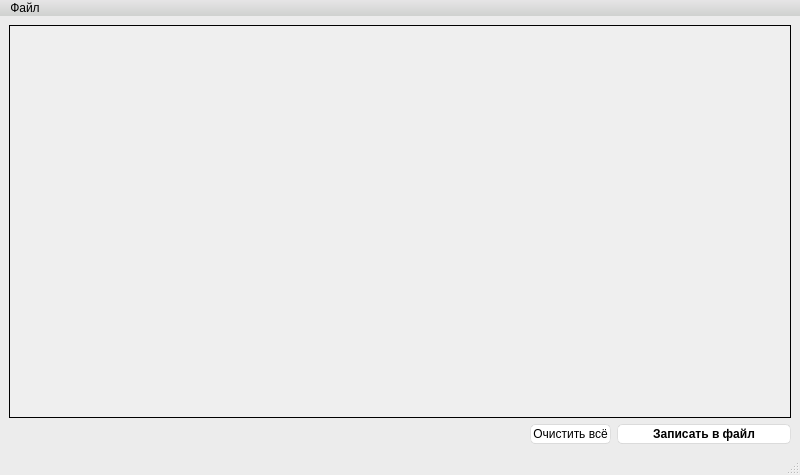
<?xml version="1.0" encoding="UTF-8"?>
<ui version="4.0">
 <class>InfoWindow</class>
 <widget class="QMainWindow" name="InfoWindow">
  <property name="geometry">
   <rect>
    <x>0</x>
    <y>0</y>
    <width>800</width>
    <height>475</height>
   </rect>
  </property>
  <property name="windowTitle">
   <string>MainWindow</string>
  </property>
  <property name="styleSheet">
   <string notr="true">QMainWindow {
	background-color:#ececec;
}
QTextEdit {
	border-width: 1px;
	border-style: solid;
	border-color: qlineargradient(spread:pad, x1:0.5, y1:1, x2:0.5, y2:0, stop:0 rgba(0, 113, 255, 255), stop:1 rgba(91, 171, 252, 255));
}
QPlainTextEdit {
	border-width: 1px;
	border-style: solid;
	border-color: qlineargradient(spread:pad, x1:0.5, y1:1, x2:0.5, y2:0, stop:0 rgba(0, 113, 255, 255), stop:1 rgba(91, 171, 252, 255));
}
QToolButton {
	border-style: solid;
	border-top-color: qlineargradient(spread:pad, x1:0.5, y1:1, x2:0.5, y2:0, stop:0 rgb(215, 215, 215), stop:1 rgb(222, 222, 222));
	border-right-color: qlineargradient(spread:pad, x1:0, y1:0.5, x2:1, y2:0.5, stop:0 rgb(217, 217, 217), stop:1 rgb(227, 227, 227));
	border-left-color: qlineargradient(spread:pad, x1:0, y1:0.5, x2:1, y2:0.5, stop:0 rgb(227, 227, 227), stop:1 rgb(217, 217, 217));
	border-bottom-color: qlineargradient(spread:pad, x1:0.5, y1:1, x2:0.5, y2:0, stop:0 rgb(215, 215, 215), stop:1 rgb(222, 222, 222));
	border-width: 1px;
	border-radius: 5px;
	color: rgb(0,0,0);
	padding: 2px;
	background-color: rgb(255,255,255);
}
QToolButton:hover{
	border-style: solid;
	border-top-color: qlineargradient(spread:pad, x1:0.5, y1:1, x2:0.5, y2:0, stop:0 rgb(195, 195, 195), stop:1 rgb(222, 222, 222));
	border-right-color: qlineargradient(spread:pad, x1:0, y1:0.5, x2:1, y2:0.5, stop:0 rgb(197, 197, 197), stop:1 rgb(227, 227, 227));
	border-left-color: qlineargradient(spread:pad, x1:0, y1:0.5, x2:1, y2:0.5, stop:0 rgb(227, 227, 227), stop:1 rgb(197, 197, 197));
	border-bottom-color: qlineargradient(spread:pad, x1:0.5, y1:1, x2:0.5, y2:0, stop:0 rgb(195, 195, 195), stop:1 rgb(222, 222, 222));
	border-width: 1px;
	border-radius: 5px;
	color: rgb(0,0,0);
	padding: 2px;
	background-color: rgb(255,255,255);
}
QToolButton:pressed{
	border-style: solid;
	border-top-color: qlineargradient(spread:pad, x1:0.5, y1:1, x2:0.5, y2:0, stop:0 rgb(215, 215, 215), stop:1 rgb(222, 222, 222));
	border-right-color: qlineargradient(spread:pad, x1:0, y1:0.5, x2:1, y2:0.5, stop:0 rgb(217, 217, 217), stop:1 rgb(227, 227, 227));
	border-left-color: qlineargradient(spread:pad, x1:0, y1:0.5, x2:1, y2:0.5, stop:0 rgb(227, 227, 227), stop:1 rgb(217, 217, 217));
	border-bottom-color: qlineargradient(spread:pad, x1:0.5, y1:1, x2:0.5, y2:0, stop:0 rgb(215, 215, 215), stop:1 rgb(222, 222, 222));
	border-width: 1px;
	border-radius: 5px;
	color: rgb(0,0,0);
	padding: 2px;
	background-color: rgb(142,142,142);
}
QPushButton{
	border-style: solid;
	border-top-color: qlineargradient(spread:pad, x1:0.5, y1:1, x2:0.5, y2:0, stop:0 rgb(215, 215, 215), stop:1 rgb(222, 222, 222));
	border-right-color: qlineargradient(spread:pad, x1:0, y1:0.5, x2:1, y2:0.5, stop:0 rgb(217, 217, 217), stop:1 rgb(227, 227, 227));
	border-left-color: qlineargradient(spread:pad, x1:0, y1:0.5, x2:1, y2:0.5, stop:0 rgb(227, 227, 227), stop:1 rgb(217, 217, 217));
	border-bottom-color: qlineargradient(spread:pad, x1:0.5, y1:1, x2:0.5, y2:0, stop:0 rgb(215, 215, 215), stop:1 rgb(222, 222, 222));
	border-width: 1px;
	border-radius: 5px;
	color: rgb(0,0,0);
	padding: 2px;
	background-color: rgb(255,255,255);
}
QPushButton::default{
	border-style: solid;
	border-top-color: qlineargradient(spread:pad, x1:0.5, y1:1, x2:0.5, y2:0, stop:0 rgb(215, 215, 215), stop:1 rgb(222, 222, 222));
	border-right-color: qlineargradient(spread:pad, x1:0, y1:0.5, x2:1, y2:0.5, stop:0 rgb(217, 217, 217), stop:1 rgb(227, 227, 227));
	border-left-color: qlineargradient(spread:pad, x1:0, y1:0.5, x2:1, y2:0.5, stop:0 rgb(227, 227, 227), stop:1 rgb(217, 217, 217));
	border-bottom-color: qlineargradient(spread:pad, x1:0.5, y1:1, x2:0.5, y2:0, stop:0 rgb(215, 215, 215), stop:1 rgb(222, 222, 222));
	border-width: 1px;
	border-radius: 5px;
	color: rgb(0,0,0);
	padding: 2px;
	background-color: rgb(255,255,255);
}
QPushButton:hover{
	border-style: solid;
	border-top-color: qlineargradient(spread:pad, x1:0.5, y1:1, x2:0.5, y2:0, stop:0 rgb(195, 195, 195), stop:1 rgb(222, 222, 222));
	border-right-color: qlineargradient(spread:pad, x1:0, y1:0.5, x2:1, y2:0.5, stop:0 rgb(197, 197, 197), stop:1 rgb(227, 227, 227));
	border-left-color: qlineargradient(spread:pad, x1:0, y1:0.5, x2:1, y2:0.5, stop:0 rgb(227, 227, 227), stop:1 rgb(197, 197, 197));
	border-bottom-color: qlineargradient(spread:pad, x1:0.5, y1:1, x2:0.5, y2:0, stop:0 rgb(195, 195, 195), stop:1 rgb(222, 222, 222));
	border-width: 1px;
	border-radius: 5px;
	color: #FFFFFF;
	padding: 2px;
    background-color: qlineargradient(spread:pad, x1:0.5, y1:1, x2:0.5, y2:0, stop:0 rgba(0, 113, 255, 255), stop:1 rgba(91, 171, 252, 255));
}
QPushButton:pressed{
	border-style: solid;
	border-top-color: qlineargradient(spread:pad, x1:0.5, y1:1, x2:0.5, y2:0, stop:0 rgb(215, 215, 215), stop:1 rgb(222, 222, 222));
	border-right-color: qlineargradient(spread:pad, x1:0, y1:0.5, x2:1, y2:0.5, stop:0 rgb(217, 217, 217), stop:1 rgb(227, 227, 227));
	border-left-color: qlineargradient(spread:pad, x1:0, y1:0.5, x2:1, y2:0.5, stop:0 rgb(227, 227, 227), stop:1 rgb(217, 217, 217));
	border-bottom-color: qlineargradient(spread:pad, x1:0.5, y1:1, x2:0.5, y2:0, stop:0 rgb(215, 215, 215), stop:1 rgb(222, 222, 222));
	border-width: 1px;
	border-radius: 5px;
	color: #FFFFFF;
	padding: 2px;
  	background-color: qlineargradient(spread:pad, x1:0.5, y1:1, x2:0.5, y2:0, stop:0 rgba(0, 88, 212, 255), stop:1 rgba(0, 74, 179, 255));
}
QPushButton:disabled{
	border-style: solid;
	border-top-color: qlineargradient(spread:pad, x1:0.5, y1:1, x2:0.5, y2:0, stop:0 rgb(215, 215, 215), stop:1 rgb(222, 222, 222));
	border-right-color: qlineargradient(spread:pad, x1:0, y1:0.5, x2:1, y2:0.5, stop:0 rgb(217, 217, 217), stop:1 rgb(227, 227, 227));
	border-left-color: qlineargradient(spread:pad, x1:0, y1:0.5, x2:1, y2:0.5, stop:0 rgb(227, 227, 227), stop:1 rgb(217, 217, 217));
	border-bottom-color: qlineargradient(spread:pad, x1:0.5, y1:1, x2:0.5, y2:0, stop:0 rgb(215, 215, 215), stop:1 rgb(222, 222, 222));
	border-width: 1px;
	border-radius: 5px;
	color: #808086;
	padding: 2px;
	background-color: rgb(142,142,142);
}
QLineEdit {
	border-width: 1px; border-radius: 4px;
	border-style: solid;
	border-color: qlineargradient(spread:pad, x1:0.5, y1:1, x2:0.5, y2:0, stop:0 rgba(0, 113, 255, 255), stop:1 rgba(91, 171, 252, 255));
}
QLabel {
	color: #000000;
}
QLCDNumber {
	color: rgb(0, 113, 255, 255);
}
QProgressBar {
	text-align: center;
	color: rgb(240, 240, 240);
	border-width: 1px; 
	border-radius: 10px;
	border-color: rgb(230, 230, 230);
	border-style: solid;
	background-color:rgb(207,207,207);
}
QProgressBar::chunk {
	background-color: qlineargradient(spread:pad, x1:0.5, y1:1, x2:0.5, y2:0, stop:0 rgba(49, 147, 250, 255), stop:1 rgba(34, 142, 255, 255));
	border-radius: 10px;
}
QMenuBar {
	background-color: qlineargradient(spread:pad, x1:0.5, y1:1, x2:0.5, y2:0, stop:0 rgba(207, 209, 207, 255), stop:1 rgba(230, 229, 230, 255));
}
QMenuBar::item {
	color: #000000;
  	spacing: 3px;
  	padding: 1px 4px;
	background-color: qlineargradient(spread:pad, x1:0.5, y1:1, x2:0.5, y2:0, stop:0 rgba(207, 209, 207, 255), stop:1 rgba(230, 229, 230, 255));
}

QMenuBar::item:selected {
  	background-color: qlineargradient(spread:pad, x1:0.5, y1:1, x2:0.5, y2:0, stop:0 rgba(0, 113, 255, 255), stop:1 rgba(91, 171, 252, 255));
	color: #FFFFFF;
}
QMenu::item:selected {
	border-style: solid;
	border-top-color: transparent;
	border-right-color: transparent;
	border-left-color: qlineargradient(spread:pad, x1:0.5, y1:1, x2:0.5, y2:0, stop:0 rgba(0, 113, 255, 255), stop:1 rgba(91, 171, 252, 255));
	border-bottom-color: transparent;
	border-left-width: 2px;
	color: #000000;
	padding-left:15px;
	padding-top:4px;
	padding-bottom:4px;
	padding-right:7px;
}
QMenu::item {
	border-style: solid;
	border-top-color: transparent;
	border-right-color: transparent;
	border-left-color: transparent;
	border-bottom-color: transparent;
	border-bottom-width: 1px;
	color: #000000;
	padding-left:17px;
	padding-top:4px;
	padding-bottom:4px;
	padding-right:7px;
}
QTabWidget {
	color:rgb(0,0,0);
	background-color:#000000;
}
QTabWidget::pane {
		border-color: rgb(223,223,223);
		background-color:rgb(226,226,226);
		border-style: solid;
		border-width: 2px;
    	border-radius: 6px;
}
QTabBar::tab:first {
	border-style: solid;
	border-left-width:1px;
	border-right-width:0px;
	border-top-width:1px;
	border-bottom-width:1px;
	border-top-color: rgb(209,209,209);
	border-left-color: qlineargradient(spread:pad, x1:0.5, y1:1, x2:0.5, y2:0, stop:0 rgba(209, 209, 209, 209), stop:1 rgba(229, 229, 229, 229));
	border-bottom-color: rgb(229,229,229);
	border-top-left-radius: 4px;
	border-bottom-left-radius: 4px;
	color: #000000;
	padding: 3px;
	margin-left:0px;
	background-color: qlineargradient(spread:pad, x1:0.5, y1:1, x2:0.5, y2:0, stop:0 rgba(247, 247, 247, 255), stop:1 rgba(255, 255, 255, 255));
}
QTabBar::tab:last {
	border-style: solid;
	border-width:1px;
	border-top-color: rgb(209,209,209);
	border-left-color: qlineargradient(spread:pad, x1:0.5, y1:1, x2:0.5, y2:0, stop:0 rgba(209, 209, 209, 209), stop:1 rgba(229, 229, 229, 229));
	border-right-color: qlineargradient(spread:pad, x1:0.5, y1:1, x2:0.5, y2:0, stop:0 rgba(209, 209, 209, 209), stop:1 rgba(229, 229, 229, 229));
	border-bottom-color: rgb(229,229,229);
	border-top-right-radius: 4px;
	border-bottom-right-radius: 4px;
	color: #000000;
	padding: 3px;
	margin-left:0px;
	background-color: qlineargradient(spread:pad, x1:0.5, y1:1, x2:0.5, y2:0, stop:0 rgba(247, 247, 247, 255), stop:1 rgba(255, 255, 255, 255));
}
QTabBar::tab {
	border-style: solid;
	border-top-width:1px;
	border-bottom-width:1px;
	border-left-width:1px;
	border-top-color: rgb(209,209,209);
	border-left-color: qlineargradient(spread:pad, x1:0.5, y1:1, x2:0.5, y2:0, stop:0 rgba(209, 209, 209, 209), stop:1 rgba(229, 229, 229, 229));
	border-bottom-color: rgb(229,229,229);
	color: #000000;
	padding: 3px;
	margin-left:0px;
	background-color: qlineargradient(spread:pad, x1:0.5, y1:1, x2:0.5, y2:0, stop:0 rgba(247, 247, 247, 255), stop:1 rgba(255, 255, 255, 255));
}
QTabBar::tab:selected, QTabBar::tab:last:selected, QTabBar::tab:hover {
  	border-style: solid;
  	border-left-width:1px;
	border-right-color: transparent;
	border-top-color: rgb(209,209,209);
	border-left-color: qlineargradient(spread:pad, x1:0.5, y1:1, x2:0.5, y2:0, stop:0 rgba(209, 209, 209, 209), stop:1 rgba(229, 229, 229, 229));
	border-bottom-color: rgb(229,229,229);
	color: #FFFFFF;
	padding: 3px;
	margin-left:0px;
	background-color: qlineargradient(spread:pad, x1:0.5, y1:1, x2:0.5, y2:0, stop:0 rgba(0, 113, 255, 255), stop:1 rgba(91, 171, 252, 255));
}

QTabBar::tab:selected, QTabBar::tab:first:selected, QTabBar::tab:hover {
  	border-style: solid;
  	border-left-width:1px;
  	border-bottom-width:1px;
  	border-top-width:1px;
	border-right-color: transparent;
	border-top-color: rgb(209,209,209);
	border-left-color: qlineargradient(spread:pad, x1:0.5, y1:1, x2:0.5, y2:0, stop:0 rgba(209, 209, 209, 209), stop:1 rgba(229, 229, 229, 229));
	border-bottom-color: rgb(229,229,229);
	color: #FFFFFF;
	padding: 3px;
	margin-left:0px;
	background-color: qlineargradient(spread:pad, x1:0.5, y1:1, x2:0.5, y2:0, stop:0 rgba(0, 113, 255, 255), stop:1 rgba(91, 171, 252, 255));
}

QCheckBox {
	color: #000000;
	padding: 2px;
}
QCheckBox:disabled {
	color: #808086;
	padding: 2px;
}

QCheckBox:hover {
	border-radius:4px;
	border-style:solid;
	padding-left: 1px;
	padding-right: 1px;
	padding-bottom: 1px;
	padding-top: 1px;
	border-width:1px;
	border-color: transparent;
}
QCheckBox::indicator:checked {

	height: 10px;
	width: 10px;
	border-style:solid;
	border-width: 1px;
	border-color: qlineargradient(spread:pad, x1:0.5, y1:1, x2:0.5, y2:0, stop:0 rgba(0, 113, 255, 255), stop:1 rgba(91, 171, 252, 255));
	color: #000000;
	background-color: qlineargradient(spread:pad, x1:0.5, y1:1, x2:0.5, y2:0, stop:0 rgba(0, 113, 255, 255), stop:1 rgba(91, 171, 252, 255));
}
QCheckBox::indicator:unchecked {

	height: 10px;
	width: 10px;
	border-style:solid;
	border-width: 1px;
	border-color: qlineargradient(spread:pad, x1:0.5, y1:1, x2:0.5, y2:0, stop:0 rgba(0, 113, 255, 255), stop:1 rgba(91, 171, 252, 255));
	color: #000000;
}
QRadioButton {
	color: 000000;
	padding: 1px;
}
QRadioButton::indicator:checked {
	height: 10px;
	width: 10px;
	border-style:solid;
	border-radius:5px;
	border-width: 1px;
	border-color: qlineargradient(spread:pad, x1:0.5, y1:1, x2:0.5, y2:0, stop:0 rgba(0, 113, 255, 255), stop:1 rgba(91, 171, 252, 255));
	color: #a9b7c6;
	background-color: qlineargradient(spread:pad, x1:0.5, y1:1, x2:0.5, y2:0, stop:0 rgba(0, 113, 255, 255), stop:1 rgba(91, 171, 252, 255));
}
QRadioButton::indicator:!checked {
	height: 10px;
	width: 10px;
	border-style:solid;
	border-radius:5px;
	border-width: 1px;
	border-color: qlineargradient(spread:pad, x1:0.5, y1:1, x2:0.5, y2:0, stop:0 rgba(0, 113, 255, 255), stop:1 rgba(91, 171, 252, 255));
	color: #a9b7c6;
	background-color: transparent;
}
QStatusBar {
	color:#027f7f;
}
QSpinBox {
	border-style: solid;
	border-width: 1px;
	border-color: qlineargradient(spread:pad, x1:0.5, y1:1, x2:0.5, y2:0, stop:0 rgba(0, 113, 255, 255), stop:1 rgba(91, 171, 252, 255));
}
QDoubleSpinBox {
	border-style: solid;
	border-width: 1px;
	border-color: qlineargradient(spread:pad, x1:0.5, y1:1, x2:0.5, y2:0, stop:0 rgba(0, 113, 255, 255), stop:1 rgba(91, 171, 252, 255));
}
QTimeEdit {
	border-style: solid;
	border-width: 1px;
	border-color: qlineargradient(spread:pad, x1:0.5, y1:1, x2:0.5, y2:0, stop:0 rgba(0, 113, 255, 255), stop:1 rgba(91, 171, 252, 255));
}
QDateTimeEdit {
	border-style: solid;
	border-width: 1px;
	border-color: qlineargradient(spread:pad, x1:0.5, y1:1, x2:0.5, y2:0, stop:0 rgba(0, 113, 255, 255), stop:1 rgba(91, 171, 252, 255));
}
QDateEdit {
	border-style: solid;
	border-width: 1px;
	border-color: qlineargradient(spread:pad, x1:0.5, y1:1, x2:0.5, y2:0, stop:0 rgba(0, 113, 255, 255), stop:1 rgba(91, 171, 252, 255));
}

QToolBox {
	color: #a9b7c6;
	background-color:#000000;
}
QToolBox::tab {
	color: #a9b7c6;
	background-color:#000000;
}
QToolBox::tab:selected {
	color: #FFFFFF;
	background-color:#000000;
}
QScrollArea {
	color: #FFFFFF;
	background-color:#000000;
}
QSlider::groove:horizontal {
	height: 5px;
	background-color: qlineargradient(spread:pad, x1:0.5, y1:1, x2:0.5, y2:0, stop:0 rgba(49, 147, 250, 255), stop:1 rgba(34, 142, 255, 255));
}
QSlider::groove:vertical {
	width: 5px;
	background-color: qlineargradient(spread:pad, x1:0.5, y1:1, x2:0.5, y2:0, stop:0 rgba(49, 147, 250, 255), stop:1 rgba(34, 142, 255, 255));
}
QSlider::handle:horizontal {
	background: rgb(253,253,253);
	border-style: solid;
	border-width: 1px;
	border-color: rgb(207,207,207);
	width: 12px;
	margin: -5px 0;
	border-radius: 7px;
}
QSlider::handle:vertical {
	background: rgb(253,253,253);
	border-style: solid;
	border-width: 1px;
	border-color: rgb(207,207,207);
	height: 12px;
	margin: 0 -5px;
	border-radius: 7px;
}
QSlider::add-page:horizontal {
    background: rgb(181,181,181);
}
QSlider::add-page:vertical {
    background: rgb(181,181,181);
}
QSlider::sub-page:horizontal {
    background-color: qlineargradient(spread:pad, x1:0.5, y1:1, x2:0.5, y2:0, stop:0 rgba(49, 147, 250, 255), stop:1 rgba(34, 142, 255, 255));
}
QSlider::sub-page:vertical {
    background-color: qlineargradient(spread:pad, y1:0.5, x1:1, y2:0.5, x2:0, stop:0 rgba(49, 147, 250, 255), stop:1 rgba(34, 142, 255, 255));
}
QScrollBar:horizontal {
	max-height: 20px;
	border: 1px transparent grey;
	margin: 0px 20px 0px 20px;
}
QScrollBar:vertical {
	max-width: 20px;
	border: 1px transparent grey;
	margin: 20px 0px 20px 0px;
}
QScrollBar::handle:horizontal {
	background: rgb(253,253,253);
	border-style: solid;
	border-width: 1px;
	border-color: rgb(207,207,207);
	border-radius: 7px;
	min-width: 25px;
}
QScrollBar::handle:horizontal:hover {
	background: rgb(253,253,253);
	border-style: solid;
	border-width: 1px;
	border-color: rgb(147, 200, 200);
	border-radius: 7px;
	min-width: 25px;
}
QScrollBar::handle:vertical {
	background: rgb(253,253,253);
	border-style: solid;
	border-width: 1px;
	border-color: rgb(207,207,207);
	border-radius: 7px;
	min-height: 25px;
}
QScrollBar::handle:vertical:hover {
	background: rgb(253,253,253);
	border-style: solid;
	border-width: 1px;
	border-color: rgb(147, 200, 200);
	border-radius: 7px;
	min-height: 25px;
}
QScrollBar::add-line:horizontal {
   border: 2px transparent grey;
   border-top-right-radius: 7px;
   border-bottom-right-radius: 7px;
   background: rgba(34, 142, 255, 255);
   width: 20px;
   subcontrol-position: right;
   subcontrol-origin: margin;
}
QScrollBar::add-line:horizontal:pressed {
   border: 2px transparent grey;
   border-top-right-radius: 7px;
   border-bottom-right-radius: 7px;
   background: rgb(181,181,181);
   width: 20px;
   subcontrol-position: right;
   subcontrol-origin: margin;
}
QScrollBar::add-line:vertical {
   border: 2px transparent grey;
   border-bottom-left-radius: 7px;
   border-bottom-right-radius: 7px;
   background: rgba(34, 142, 255, 255);
   height: 20px;
   subcontrol-position: bottom;
   subcontrol-origin: margin;
}
QScrollBar::add-line:vertical:pressed {
   border: 2px transparent grey;
   border-bottom-left-radius: 7px;
   border-bottom-right-radius: 7px;
   background: rgb(181,181,181);
   height: 20px;
   subcontrol-position: bottom;
   subcontrol-origin: margin;
}
QScrollBar::sub-line:horizontal {
   border: 2px transparent grey;
   border-top-left-radius: 7px;
   border-bottom-left-radius: 7px;
   background: rgba(34, 142, 255, 255);
   width: 20px;
   subcontrol-position: left;
   subcontrol-origin: margin;
}
QScrollBar::sub-line:horizontal:pressed {
   border: 2px transparent grey;
   border-top-left-radius: 7px;
   border-bottom-left-radius: 7px;
   background: rgb(181,181,181);
   width: 20px;
   subcontrol-position: left;
   subcontrol-origin: margin;
}
QScrollBar::sub-line:vertical {
   border: 2px transparent grey;
   border-top-left-radius: 7px;
   border-top-right-radius: 7px;
   background: rgba(34, 142, 255, 255);
   height: 20px;
   subcontrol-position: top;
   subcontrol-origin: margin;
}
QScrollBar::sub-line:vertical:pressed {
   border: 2px transparent grey;
   border-top-left-radius: 7px;
   border-top-right-radius: 7px;
   background: rgb(181,181,181);
   height: 20px;
   subcontrol-position: top;
   subcontrol-origin: margin;
}
QScrollBar::left-arrow:horizontal {
   border: 1px transparent grey;
   border-top-left-radius: 3px;
   border-bottom-left-radius: 3px;
   width: 6px;
   height: 6px;
   background: white;
}
QScrollBar::right-arrow:horizontal {
   border: 1px transparent grey;
   border-top-right-radius: 3px;
   border-bottom-right-radius: 3px;
   width: 6px;
   height: 6px;
   background: white;
}
QScrollBar::up-arrow:vertical {
   border: 1px transparent grey;
   border-top-left-radius: 3px;
   border-top-right-radius: 3px;
   width: 6px;
   height: 6px;
   background: white;
}
QScrollBar::down-arrow:vertical {
   border: 1px transparent grey;
   border-bottom-left-radius: 3px;
   border-bottom-right-radius: 3px;
   width: 6px;
   height: 6px;
   background: white;
}
QScrollBar::add-page:horizontal, QScrollBar::sub-page:horizontal {
   background: none;
}
QScrollBar::add-page:vertical, QScrollBar::sub-page:vertical {
   background: none;
}</string>
  </property>
  <widget class="QWidget" name="centralwidget">
   <layout class="QHBoxLayout" name="horizontalLayout_2">
    <item>
     <layout class="QVBoxLayout" name="verticalLayout">
      <item>
       <widget class="QScrollArea" name="scrollArea">
        <property name="widgetResizable">
         <bool>true</bool>
        </property>
        <widget class="QWidget" name="scrollAreaWidgetContents_2">
         <property name="geometry">
          <rect>
           <x>0</x>
           <y>0</y>
           <width>774</width>
           <height>371</height>
          </rect>
         </property>
        </widget>
       </widget>
      </item>
      <item>
       <layout class="QHBoxLayout" name="horizontalLayout" stretch="3,0,1">
        <item>
         <spacer name="horizontalSpacer">
          <property name="orientation">
           <enum>Qt::Horizontal</enum>
          </property>
          <property name="sizeHint" stdset="0">
           <size>
            <width>40</width>
            <height>20</height>
           </size>
          </property>
         </spacer>
        </item>
        <item>
         <widget class="QPushButton" name="buttonDeleteAll">
          <property name="text">
           <string>Очистить всё</string>
          </property>
         </widget>
        </item>
        <item>
         <widget class="QPushButton" name="pushButton">
          <property name="font">
           <font>
            <weight>75</weight>
            <bold>true</bold>
           </font>
          </property>
          <property name="text">
           <string>Записать в файл</string>
          </property>
          <property name="checkable">
           <bool>false</bool>
          </property>
          <property name="autoDefault">
           <bool>false</bool>
          </property>
          <property name="default">
           <bool>true</bool>
          </property>
          <property name="flat">
           <bool>false</bool>
          </property>
         </widget>
        </item>
       </layout>
      </item>
     </layout>
    </item>
   </layout>
  </widget>
  <widget class="QMenuBar" name="menubar">
   <property name="geometry">
    <rect>
     <x>0</x>
     <y>0</y>
     <width>800</width>
     <height>22</height>
    </rect>
   </property>
   <widget class="QMenu" name="menu">
    <property name="title">
     <string>Файл</string>
    </property>
    <addaction name="actionOpen"/>
    <addaction name="save"/>
    <addaction name="saveHow"/>
    <addaction name="exit"/>
   </widget>
   <addaction name="menu"/>
  </widget>
  <widget class="QStatusBar" name="statusbar"/>
  <action name="exit">
   <property name="text">
    <string>Выйти</string>
   </property>
  </action>
  <action name="actionOpen">
   <property name="text">
    <string>Открыть</string>
   </property>
  </action>
  <action name="save">
   <property name="text">
    <string>Сохранить</string>
   </property>
  </action>
  <action name="saveHow">
   <property name="text">
    <string>Сохранить как...</string>
   </property>
  </action>
 </widget>
 <resources/>
 <connections/>
</ui>
